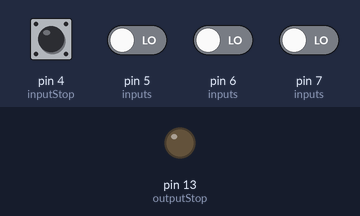
A sketch run on a simulated Arduino Uno, built with avr-gcc and run on an emulated ATmega328P. Parts: output pins drawn as LEDs (lit = HIGH). The test bench sets the inputs (shaded band); at power-on: pin 4 (inputStop), pin 5 (inputs), pin 6 (inputs), pin 7 (inputs) LOW. Pins used as bus, display or sensor lines are not drawn.

Above: at 1.5 s.
1.6 s: pin 4 (inputStop) pulled HIGH for 0.15 s
At 1.72 s:
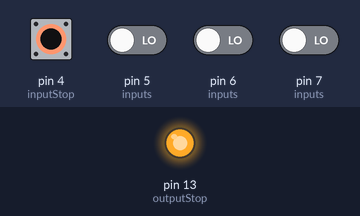
Timing chart, 0 to 4.6 s (numbered marks = the images above; inputs shaded):
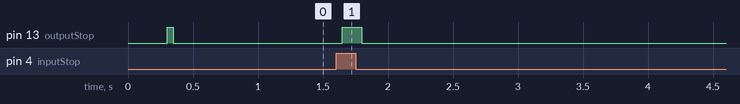

Measured:
- after the input at 1.6 s, pin 13 (outputStop): LOW → HIGH after 0.05 s, → LOW 0.15 s later

The sketch:

project.ino
```cpp
const int outputStop = 13;
const int inputStop =  4;

//power, [0] = output pin, [1] = initial value
const int power[]={
  12,//SolarVictron
  11,//SolarBluesun
  10,//CRE
};
const int powercount = sizeof(power) / sizeof(power[0]);
unsigned long lastDown[powercount];

//the first input need match power[], [0] = input pin, [1] = initial value
const int inputs[][2]={
  {7,false},//SolarVictron
  {6,false},//SolarBluesun
  {5,false},//CRE
  {inputStop,true},//stop
};
const int inputcount = sizeof(inputs) / sizeof(inputs[0]);
const int valueCount=64;
//stop default to true, value: power, stop
int indexLastValues=0;
bool inputValues[inputcount][valueCount];
bool lastValues[inputcount];
int sumValuesTrue[inputcount];

const int lowValueHysteresis=30;
const int highValueHysteresis=70;

int lastPowerNumber = -1;
long previousMillis = 0;        // will store last time was updated
long interval = 1000;
long upIfLastDownIsGreaterMsThan = 10000;

void setup() {
  pinMode(inputStop, INPUT);
  pinMode(outputStop, OUTPUT);

  for( int i = 0; i < powercount; i++ )
      pinMode(inputs[i][0], INPUT);
  for( int i = 0; i < inputcount; i++ )
  {
    if(!inputs[i][1])
    {
      sumValuesTrue[i]=0;
      lastValues[i]=false;
      for( int j = 0; j < valueCount; j++ )
        inputValues[i][j]=0;
    }
    else
    {
      sumValuesTrue[i]=valueCount;
      lastValues[i]=true;
      for( int j = 0; j < valueCount; j++ )
        inputValues[i][j]=1;
    }
  }

  for( int i = 0; i < powercount; i++ )
  {
    lastDown[i]=0;
    // set the digital pin as output:
    pinMode(power[i], OUTPUT);
    digitalWrite(power[i], HIGH);
    //VERY IMPORTANT due to delay of relay to change, if drop then short circuit damage
    //shorter delay to init faster, presume all relay was in position of no energy
    delay(100);
  }
}

void loop()
{
  unsigned long currentMillis = millis();

  //parse the input with hysteresis + average to fix some corrupted input
  for( int i = 0; i < inputcount; i++ )
  {
    int v = digitalRead(inputs[i][0]);
    bool t=inputValues[i][indexLastValues];
    if(t==true)
      sumValuesTrue[i]--;
    if(v==HIGH)
      sumValuesTrue[i]++;
    bool l=lastValues[i];
    if(lastDown[i]>currentMillis && i<powercount) //in the future, then time drift, fix by 0 because no action before 10s (see upIfLastDownIsGreaterMsThan)
        lastDown[i]=0;
    if(l==false && sumValuesTrue[i]*100/valueCount>highValueHysteresis)
      lastValues[i]=true;
    else if(l==true && sumValuesTrue[i]*100/valueCount<lowValueHysteresis)
    {
      lastValues[i]=false;
      if(i<powercount)
        lastDown[i]=currentMillis;
    }
    inputValues[i][indexLastValues]=v;
  }
  indexLastValues++;
  if(indexLastValues>=valueCount)
    indexLastValues=0;

  int stopVar = lastValues[3];
  digitalWrite(outputStop, stopVar);
  if(stopVar==HIGH)
  {
    for( int i = 0; i < powercount; i++ )
      digitalWrite(power[i], HIGH);
    lastPowerNumber = -1;
    previousMillis = currentMillis;
  }
  else
  {
    //detect down
    for( int i = 0; i < powercount; i++ )
    {
      if(lastValues[i]==false)
        lastDown[i]=currentMillis;
    }

    if(previousMillis>currentMillis)
      previousMillis = currentMillis;
    if(currentMillis>upIfLastDownIsGreaterMsThan && currentMillis - previousMillis > interval)
    {
      int bestPowerNumber=-1;
      //power is considered as UP only if no down during the last 10s
      for( int i = 0; i < powercount; i++ )
      {
        if(lastDown[i]<(currentMillis-upIfLastDownIsGreaterMsThan))
        {
          bestPowerNumber=i;
          break;
        }
      }
      if(bestPowerNumber!=lastPowerNumber)
      {
        if(lastPowerNumber!=-1)
        {
            for( int i = 0; i < powercount; i++ )
              digitalWrite(power[i], HIGH);
            //VERY IMPORTANT due to delay of relay to change, if drop then short circuit damage
            lastPowerNumber = -1;
            previousMillis = currentMillis;
        }
        else
        {
          if(bestPowerNumber>=0 && bestPowerNumber<powercount)
            digitalWrite(power[bestPowerNumber], LOW);
          lastPowerNumber=bestPowerNumber;
          //prevent change during 1s
          previousMillis = currentMillis;
        }
      }
    }
  }
  delay(1);
}
```
